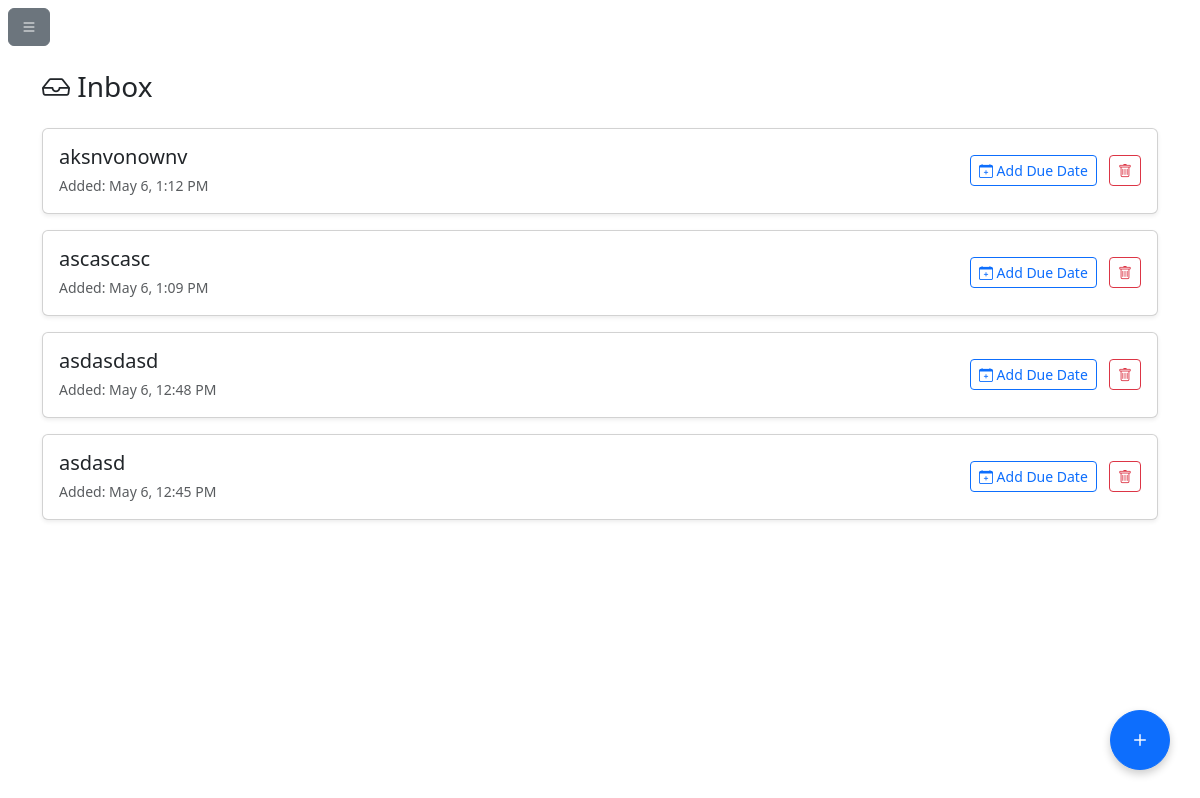
Screenshot of /inbox.php (signed in) with the database file from the repository.
### tables this page shows
CREATE TABLE `tasks` (
  `id` int(11) NOT NULL,
  `title` varchar(255) NOT NULL,
  `description` varchar(255) NOT NULL,
  `completed` tinyint(1) DEFAULT 0,
  `user_id` int(11) DEFAULT NULL,
  `due_datetime` datetime DEFAULT NULL,
  `list_id` int(11) DEFAULT NULL,
  `completed_at` timestamp NULL DEFAULT current_timestamp(),
  `section` enum('inbox','today','upcoming') DEFAULT 'inbox',
  `created_at` timestamp NOT NULL DEFAULT current_timestamp()
);

### inbox.php (the view, shortened to what this page needs)
<?php
require_once 'db.php';
$inbox_tasks = [];
if (isset($_SESSION['user_id'])) {
    $user_id = $_SESSION['user_id'];
    $stmt = $conn->prepare("SELECT id, title, description, created_at FROM tasks
                          WHERE user_id = ? AND section = 'inbox' AND completed = 0
                          ORDER BY created_at DESC");
    $stmt->bind_param("i", $user_id);
    $stmt->execute();
    $result = $stmt->get_result();
    while ($row = $result->fetch_assoc()) {
        $inbox_tasks[] = $row;
    }
}
?>
<!DOCTYPE html>
<html>
<head>
    <link href="https://cdn.jsdelivr.net/npm/bootstrap@5.3.0/dist/css/bootstrap.min.css" rel="stylesheet">
    <link href="https://cdn.jsdelivr.net/npm/bootstrap-icons@1.10.0/font/bootstrap-icons.css" rel="stylesheet">
</head>
<body>
    <?php require 'sidenavbar.php'; ?>
    <?php require 'task_modal.php'; ?>
    <div class="main-content">
        <div class="container py-3">
            <h1 class="h3 mb-4"><i class="bi bi-inbox"></i> Inbox</h1>
            <?php if (empty($inbox_tasks)): ?>
                <div class="alert alert-info">
                    Your inbox is empty. Add a task without a due date to see it here.
                </div>
            <?php else: ?>
                <div class="row g-3">
                    <?php foreach ($inbox_tasks as $task): ?>
                        <div class="col-12">
                            <div class="card task-card shadow-sm">
                                <div class="card-body py-3">
                                    <div class="d-flex align-items-center">
                                        <div class="flex-grow-1">
                                            <h5 class="card-title mb-1"><?= htmlspecialchars($task['title']) ?></h5>
                                            <small class="text-muted">
                                                Added: <?= date('M j, g:i A', strtotime($task['created_at'])) ?>
                                            </small>
                                        </div>
                                        <div class="task-actions">
                                            <button class="btn btn-sm btn-outline-primary me-2"
                                                onclick="addDueDate(<?= $task['id'] ?>)">
                                                <i class="bi bi-calendar-plus"></i> Add Due Date
                                            </button>
                                            <button class="btn btn-sm btn-outline-danger"
                                                onclick="deleteTask(<?= $task['id'] ?>)">
                                                <i class="bi bi-trash"></i>
                                            </button>
                                        </div>
                                    </div>
                                </div>
                            </div>
                        </div>
                    <?php endforeach; ?>
                </div>
            <?php endif; ?>
        </div>
    </div>
</body>
</html>

### rows the page displays
tasks: title "aksnvonownv", created_at "May 6, 1:12 PM"
tasks: title "ascascasc", created_at "May 6, 1:09 PM"
tasks: title "asdasdasd", created_at "May 6, 12:48 PM"
tasks: title "asdasd", created_at "May 6, 12:45 PM"
